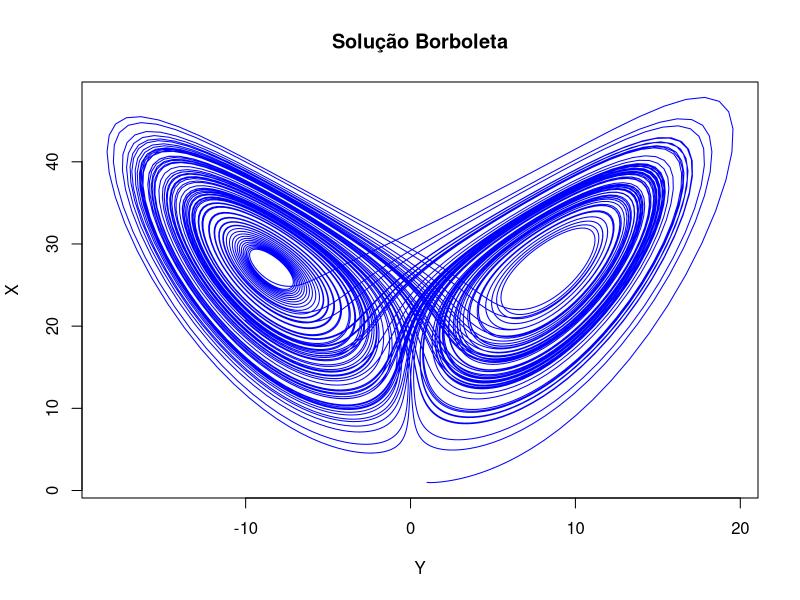
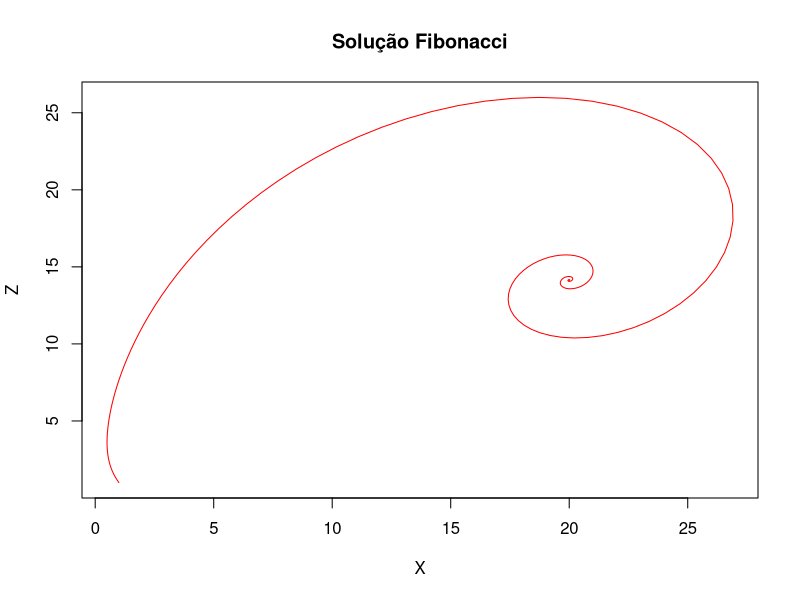
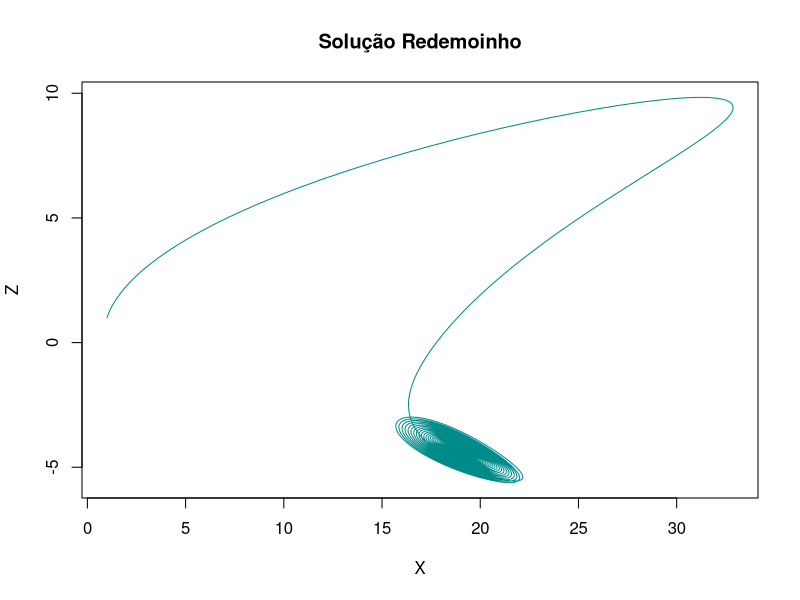

The R script that drew these images, in order:
## ---- chunk 1
  library(deSolve)
  a <- -8/3 ; b <- -10 ; c <- 28
  yini <- c(X = 1, Y = 1, Z = 1)
  Lorenz <- function (t, y, parms) {
    with(as.list(y), {
      dX <- a*X + Y*Z
      dY <- b*(Y-Z)
      dZ <- -X*Y + c*Y - Z
      list(c(dX,dY,dZ))
    })
  } 
  times <- seq(from=0, to=100, by=0.01)
  out   <- ode(y = yini, times = times, func = Lorenz, parms = NULL)
## ---- chunk 2
  plot(out[,"Y"], out[,"X"], type = "l", xlab = "Y", ylab = "X", main = "Solução Borboleta", col="blue")
## ---- chunk 3
  a <- -10 ; b <- -8/3 ; c <- 21
  Lorenz <- function (t, y, parms) {
    with(as.list(y), {
      dX <- a*X + Y*Z
      dY <- b*(Y-Z)
      dZ <- -X*Y + c*Y - Z
      list(c(dX,dY,dZ))
    })
  }
  times <- seq(from=0, to=1000, by=0.01)
  out   <- ode(y = yini, times = times, func = Lorenz, parms = NULL)
## ---- chunk 4
  plot(out[,"X"], out[,"Z"], type = "l", xlab = "X", ylab = "Z", main = "Solução Fibonacci", col="red")
## ---- chunk 5
  a <- -1 ; b <- -8/3 ; c <- 20
  Lorenz <- function (t, y, parms) {
    with(as.list(y), {
      dX <- a*X + Y*Z
      dY <- b*(Y-Z)
      dZ <- -X*Y + c*Y - Z
      list(c(dX,dY,dZ))
    })
  }
  times <- seq(from=0, to=100, by=0.01)
  out   <- ode(y = yini, times = times, func = Lorenz, parms = NULL)
## ---- chunk 6
  plot(out[,"X"], out[,"Y"], type = "l", xlab = "X", ylab = "Z", main = "Solução Redemoinho", col="cyan4")
## ---- chunk 7
  frames = 50
